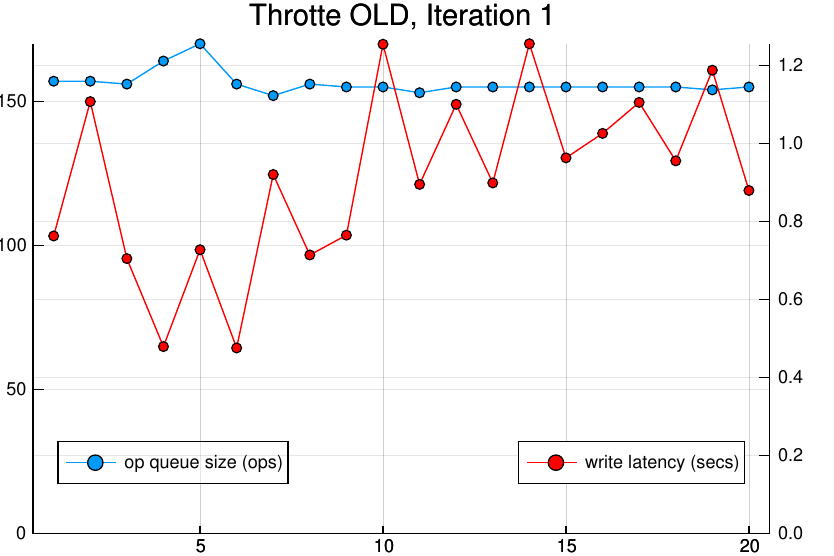

Reproduce this figure in Julia.
# generated Wed Nov 21 09:53:53 PST 2018
using Plots
gr()
x = [ 1, 2, 3, 4, 5, 6, 7, 8, 9, 10, 11, 12, 13, 14, 15, 16, 17, 18, 19, 20
 ]
queue_size = [ 157,157,156,164,170,156,152,156,155,155,153,155,155,155,155,155,155,155,154,155 ]
latency = [ 0.762710026,1.106929145,0.704803978,0.479261321,0.727399143,0.475844439,0.920149651,0.71400421,0.764729346,1.253884997,0.894820393,1.099913651,0.898590776,1.255130375,0.962753569,1.025449745,1.104821412,0.955154274,1.187336023,0.87912537 ]
plot(x, queue_size, label="op queue size (ops)", legend=:bottomleft, ylim=(0,Inf), markershape=:auto, title="Throtte OLD, Iteration 1")
t = twinx()
plot!(t, x, latency, label="write latency (secs)", color=:red, legend=:bottomright, ylim=(0,Inf), title="Throtte OLD, Iteration 1", markershape=:auto)
savefig("queue_size_1_OLD_full.pdf")
